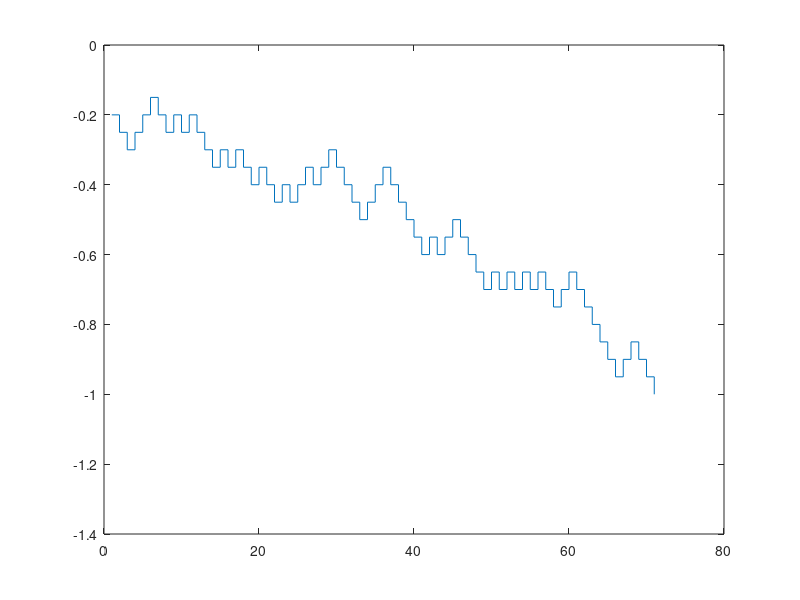

Here is the MATLAB script that generated this plot: (Note: this script raises an error after producing the figure.)
clear
close all

b=-0.2; %initial bias
p=0.7; %probability of moving towards A
s=0.05; %step size

A=1;
B=-1;
y=[-0.2];

%PART 1   
while y(end)<1 && y(end)>-1
    x=randp(p);
    if x==1
        b=b+s;
        y=[y b];

    elseif x==0
        b = b-s;
        y =[y b];
    end
end
o=y(end);
o;


%PART 2
stairs(y)
yline(-1)
yline(0)
yline(1)
xlim([0 length(y+1)])
ylim([-1.1 1.1])
xlabel('Time') 
ylabel('Preference') 


%EXTRA CREDIT
%RT Histogram
responseTime =[0];
for i=1:1000
    Y=[-0.2];
    b1=-0.2;
    while Y(end)<1 && Y(end)>-1
        x=randp(p);
        if x==1
            b1=b1+s;
            Y=[Y b1];

        elseif x==0
            b1 = b1-s;
            Y =[Y b1];
        end
    end
    rt = length(Y);
    responseTime= [responseTime rt];
end
responseTime(1)=[];
responseTime;

figure
histogram(responseTime)
xlabel('Time') 
ylabel('Frequency')



function r=randp(p)
    r=(rand-(1-p))>0;
end

